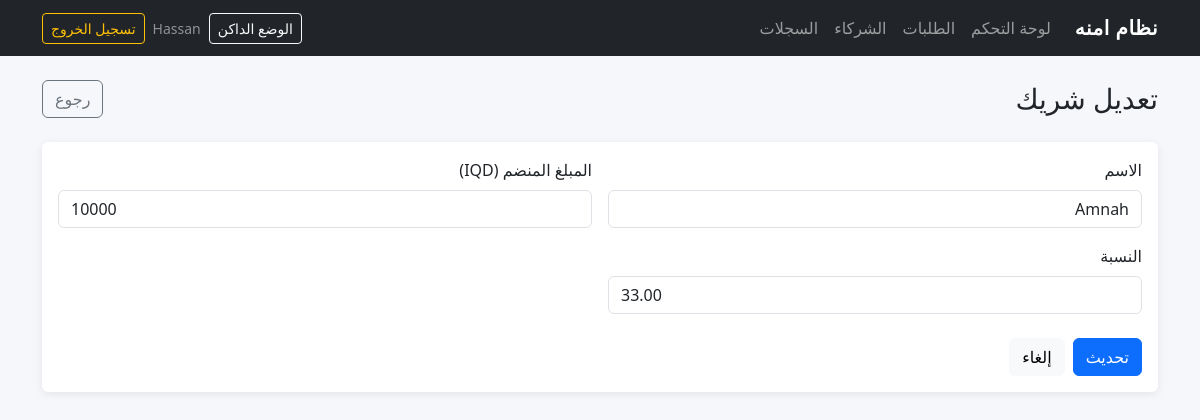
The page /partners/1/edit/ (signed in) on the database its author committed.
### core/models.py (models this page shows, shortened)
class Partner(models.Model):
    name = models.CharField(max_length=255, unique=True)
    joined_amount = models.BigIntegerField()
    percentage = models.DecimalField(max_digits=5, decimal_places=2, help_text="Percentage of profit share (0-100)")
    class Meta:
        ordering = ["name"]

### core/views.py (the view)
# urls.py: path("partners/<int:pk>/edit/", views.partner_edit, name="partner_edit"),
@login_required
def partner_edit(request, pk: int):
    partner = get_object_or_404(Partner, pk=pk)
    if request.method == "POST":
        form = PartnerForm(request.POST, instance=partner)
        if form.is_valid():
            obj = form.save()
            log_activity(request, ActivityLog.UPDATE, instance=obj)
            return redirect(reverse("partners_list"))
    else:
        form = PartnerForm(instance=partner)
    return render(request, "partners/form.html", {"form": form, "object": partner})

### core/forms.py (shortened to what this page needs)
class PartnerForm(forms.ModelForm):
    class Meta:
        model = Partner
        fields = ["name", "joined_amount", "percentage"]
        widgets = {
            "name": forms.TextInput(attrs={"class": "form-control", "placeholder": "اسم الشريك"}),
            "joined_amount": forms.NumberInput(attrs={"class": "form-control", "step": "1", "placeholder": "0"}),
            "percentage": forms.NumberInput(attrs={"class": "form-control", "step": "0.01", "placeholder": "0-100"}),
        }

### templates/partners/form.html (shortened to what this page needs)
{% extends "base.html" %}
{% block content %}
<div class="page-header" data-aos="fade-down">
    <h1 class="h3 mb-0">{% if object %}تعديل شريك{% else %}شريك جديد{% endif %}</h1>
    <a class="btn btn-outline-secondary" href="/partners/">رجوع</a>
    </div>
<div class="card" data-aos="fade-up">
    <div class="card-body">
        <form method="post" novalidate>
            <div class="row g-3">
                <div class="col-12 col-md-6"><label class="form-label">الاسم</label> {{ form.name }}</div>
                <div class="col-12 col-md-6"><label class="form-label">المبلغ المنضم (IQD)</label> {{ form.joined_amount }}</div>
                <div class="col-12 col-md-6"><label class="form-label">النسبة</label> {{ form.percentage }}</div>
            </div>
            <div class="mt-4 d-flex gap-2">
                <button type="submit" class="btn btn-primary">{% if object %}تحديث{% else %}حفظ{% endif %}</button>
                <a href="/partners/" class="btn btn-light">إلغاء</a>
            </div>
        </form>
    </div>
</div>
{% endblock %}

### templates/base.html (shortened to what this page needs)
<!DOCTYPE html>
<html lang="ar" dir="rtl">
<head>
    {% load static %}
    <link href="https://cdn.jsdelivr.net/npm/bootstrap@5.3.3/dist/css/bootstrap.rtl.min.css" rel="stylesheet">
    <link href="https://cdn.jsdelivr.net/npm/aos@2.3.4/dist/aos.css" rel="stylesheet">
</head>
<body>
    <nav class="navbar navbar-expand-lg navbar-dark bg-dark">
        <div class="container">
            <a class="navbar-brand" href="/">نظام امنه</a>
            <div class="collapse navbar-collapse" id="mainNav">
                <ul class="navbar-nav me-auto mb-2 mb-lg-0">
                    <li class="nav-item"><a class="nav-link" href="/">لوحة التحكم</a></li>
                    <li class="nav-item"><a class="nav-link" href="/orders/">الطلبات</a></li>
                    <li class="nav-item"><a class="nav-link" href="/partners/">الشركاء</a></li>
                    <li class="nav-item"><a class="nav-link" href="/logs/">السجلات</a></li>
                </ul>
                <div class="d-flex align-items-center gap-2">
                    <button id="themeToggle" class="btn btn-outline-light btn-sm" type="button">الوضع الداكن</button>
                    {% if request.user.is_authenticated %}
                        <span class="text-white-50 small">{{ request.user.username }}</span>
                        <a class="btn btn-outline-warning btn-sm" href="{% url 'logout' %}">تسجيل الخروج</a>
                    {% else %}
                        <a class="btn btn-outline-light btn-sm" href="{% url 'login' %}">تسجيل الدخول</a>
                    {% endif %}
                </div>
            </div>
        </div>
    </nav>
    <main class="container app-container">
        {% block content %}{% endblock %}
    </main>
</body>
</html>

### templates/base.html (style rules this page uses)
body { background-color: #f6f7fb; }
.navbar-brand { font-weight: 700; letter-spacing: 0.5px; }
.app-container { padding-top: 24px; padding-bottom: 40px; }
.card { border: 0; box-shadow: 0 0.125rem 0.5rem rgba(0,0,0,0.08); }
.page-header { display: flex; align-items: center; justify-content: space-between; gap: 12px; margin-bottom: 24px; }

### rows shown on the page
Partner: name "Amnah", joined_amount "10000", percentage "33.00"

### other values the page prints
{{ request.user.username }} "Hassan"
